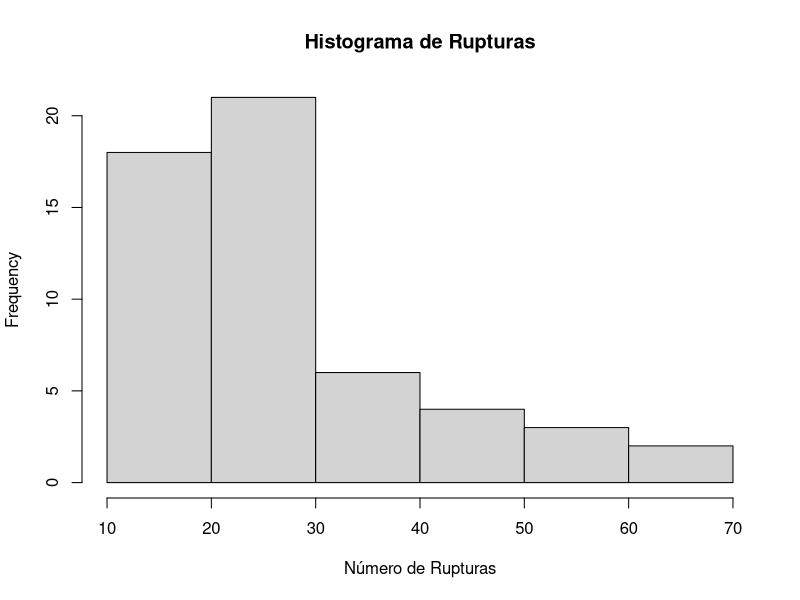

Generate this figure with R:
## ---- chunk 1
knitr::opts_chunk$set(
  echo = TRUE,
  tidy.opts = list(width.cutoff = 60), tidy = TRUE
)
## ---- chunk 2
library(datasets)
data <- warpbreaks
head(data, 10)
## ---- chunk 3
hist(data$breaks, main = "Histograma de Rupturas", xlab = "Número de Rupturas")
## ---- chunk 4
mean_breaks <- mean(data$breaks)
var_breaks <- var(data$breaks)
print(mean_breaks)
print(var_breaks)
## ---- chunk 5
poisson_model <- glm(breaks ~ wool + tension,
  data = data, family = poisson(link = "log")
)
summary(poisson_model)
## ---- chunk 6
poisson_model2 <- glm(breaks ~ wool + tension,
  data = data, family = quasipoisson(link = "log")
)
summary(poisson_model2)
## ---- chunk 7
res_dev <- poisson_model$deviance
df <- poisson_model$df.residual
print(res_dev)
print(df)
res_dev <- poisson_model2$deviance
df <- poisson_model2$df.residual
print(res_dev)
print(df)
## ---- chunk 8
null_dev <- poisson_model$null.deviance
print(null_dev)
null_dev <- poisson_model2$null.deviance
print(null_dev)
